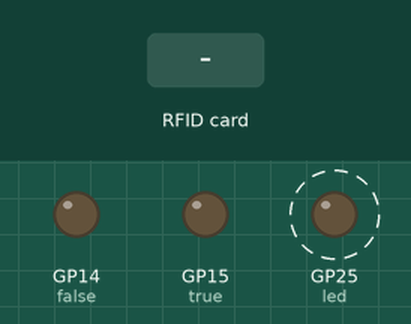
A program run on a simulated Raspberry Pi Pico running MicroPython. Parts: output pins drawn as LEDs (lit = HIGH). Dashed ring = blinking. The inputs (shaded band) are chosen by the test bench. The interpreter's speed is modelled, so counts of loop turns are approximate; library files of the repository ran but are not shown: mfrc522.py; pins used as bus, display or sensor lines are not drawn; what the program prints to the serial console is not drawn.

Above: at 1.2 s.
1.3 s: RFID card 5E 7A 19 C4 held to the reader
Timing chart, 0 to 8.8 s (numbered marks = the images above; inputs shaded):
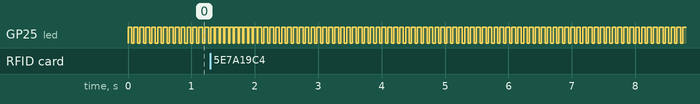

The program:

main.py
```python
import time
from machine import I2C, Pin, SPI
from mfrc522 import MFRC522

led = Pin(25, Pin.OUT)
true = Pin(15, Pin.OUT)
false = Pin(14, Pin.OUT)
sck = Pin(6, Pin.OUT)
mosi = Pin(7, Pin.OUT)
miso = Pin(4, Pin.OUT)
sda = Pin(5, Pin.OUT)
rst = Pin(22, Pin.OUT)
spi = SPI(0, baudrate=100000, polarity=0, phase=0, sck=sck, mosi=mosi, miso=miso)

while True:
    led.value(1)
    time.sleep(0.06)
    led.value(0)
    rdr = MFRC522(spi, sda, rst)
    (stat, tag_type) = rdr.request(rdr.REQIDL)
    if stat == rdr.OK:
        (stat, raw_uid) = rdr.anticoll()
        if stat == rdr.OK:
            uid = ("0x%02x%02x%02x%02x" % (raw_uid[0], raw_uid[1], raw_uid[2], raw_uid[3]))
            print(uid)
```

Measured:
- by itself, GP25 (led): alternates HIGH for 0.06 s and LOW for 0.03 s
